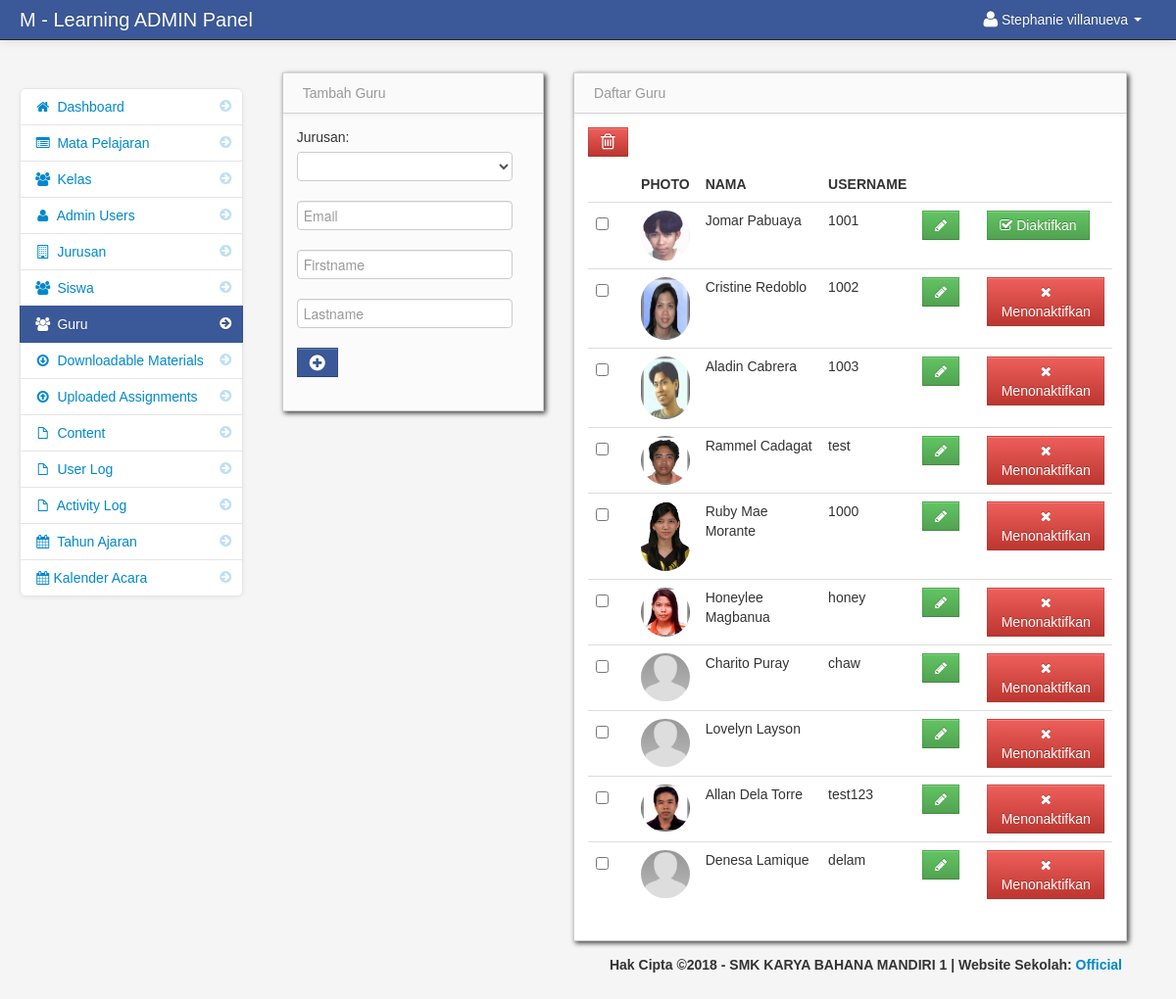
/admin/teachers.php (signed in), run on the app's committed database.
### tables this page shows
CREATE TABLE IF NOT EXISTS `users` (
  `user_id` int(11) NOT NULL AUTO_INCREMENT,
  `username` varchar(100) NOT NULL,
  `password` varchar(100) NOT NULL,
  `firstname` varchar(100) NOT NULL,
  `lastname` varchar(100) NOT NULL,
  PRIMARY KEY (`user_id`)
);

CREATE TABLE IF NOT EXISTS `teacher` (
  `teacher_id` int(11) NOT NULL AUTO_INCREMENT,
  `username` varchar(100) NOT NULL,
  `password` varchar(200) NOT NULL,
  `firstname` varchar(100) NOT NULL,
  `lastname` varchar(100) NOT NULL,
  `department_id` int(11) NOT NULL,
  `location` varchar(200) NOT NULL,
  `about` varchar(500) NOT NULL,
  `teacher_status` varchar(20) NOT NULL,
  `teacher_stat` varchar(100) NOT NULL,
  PRIMARY KEY (`teacher_id`)
);

### admin/session.php (called while the page is built, shortened)
<?php
$session_id=$_SESSION['id'];

### admin/teachers.php (the view, shortened to what this page needs)
<?php include('header.php'); ?>
<?php include('session.php'); ?>
    <body>
		<?php include('navbar.php'); ?>
        <div class="container-fluid">
            <div class="row-fluid">
				<?php include('teacher_sidebar.php'); ?>
				<div class="span3" id="adduser">
				<?php include('add_teacher.php'); ?>
				</div>
                <div class="span6" id="">
                     <div class="row-fluid">
                        <div id="block_bg" class="block">
                            <div class="navbar navbar-inner block-header">
                                <div class="muted pull-left">Daftar Guru</div>
                            </div>
                            <div class="block-content collapse in">
                                <div class="span12">
  									<form action="delete_teacher.php" method="post">
  									<table cellpadding="0" cellspacing="0" border="0" class="table" id="example">
									<a data-toggle="modal" href="#teacher_delete" id="delete"  class="btn btn-danger" name=""><i class="icon-trash icon-large"></i></a>
										<thead>
										    <tr>
                                    <th></th>
                                    <th>Photo</th>
                                    <th>Nama</th>
                                    <th>Username</th>
                                    <th></th>
                                </tr>
										</thead>
										<tbody>
												 <?php
                                    $teacher_query = mysqli_query($db, "select * from teacher") or die(mysqli_error($db));
                                    while ($row = mysqli_fetch_array($teacher_query)) {
                                    $id = $row['teacher_id'];
                                    $teacher_stat = $row['teacher_stat'];
                                        ?>
									<tr>
										<td width="30">
										<input id="optionsCheckbox" class="uniform_on" name="selector[]" type="checkbox" value="<?php echo $id; ?>">
										</td>
                                    <td width="40"><img class="img-circle" src="<?php echo $row['location']; ?>" height="50" width="50"></td>
                                    <td><?php echo $row['firstname'] . " " . $row['lastname']; ?></td>
                                    <td><?php echo $row['username']; ?></td>
									<td width="50"><a href="edit_teacher.php<?php echo '?id='.$id; ?>" class="btn btn-success"><i class="icon-pencil"></i></a></td>
									<?php if ($teacher_stat == 'Activated' ){ ?>
									<td width="120"><a href="de_activate.php<?php echo '?id='.$id; ?>" class="btn btn-danger"><i class="icon-remove"></i> Menonaktifkan</a></td>
									<?php }else{ ?>
									<td width="120"><a href="edit_teacher.php<?php echo '?id='.$id; ?>" class="btn btn-success"><i class="icon-check"></i> Diaktifkan</a></td>
									<?php } ?>
                                </tr>
                            <?php } ?>
										</tbody>
									</table>
									</form>
                                </div>
                            </div>
                        </div>
                    </div>
                </div>
            </div>
		<?php include('footer.php'); ?>
        </div>
		<?php include('script.php'); ?>
    </body>
</html>

### admin/header.php (shortened to what this page needs)
<!DOCTYPE html>
<html class="no-js">
    <head>
			<link href="bootstrap/css/bootstrap.min.css" rel="stylesheet" media="screen">
			<link href="bootstrap/css/bootstrap-responsive.min.css" rel="stylesheet" media="screen">
			<link href="bootstrap/css/font-awesome.css" rel="stylesheet" media="screen">
			<link href="bootstrap/css/my_style.css" rel="stylesheet" media="screen">
			<link href="vendors/easypiechart/jquery.easy-pie-chart.css" rel="stylesheet" media="screen">
			<link href="assets/styles.css" rel="stylesheet" media="screen">
		<link href="vendors/fullcalendar/fullcalendar.css" rel="stylesheet" media="screen">
		<link href="assets/DT_bootstrap.css" rel="stylesheet" media="screen">
		<link href="vendors/jGrowl/jquery.jgrowl.css" rel="stylesheet" media="screen">
		<link rel="stylesheet" type="text/css" href="vendors/bootstrap-wysihtml5/src/bootstrap-wysihtml5.css"></link>
    </head>

### admin/navbar.php (shortened to what this page needs)
<div class="navbar navbar-fixed-top navbar-inverse">
          <div class="navbar-inner">
              <div class="container-fluid">
                  <span class="brand" href="#">M - Learning ADMIN Panel</span>
                  <div class="nav-collapse collapse">
                      <ul class="nav pull-right">
				<?php $query= mysqli_query($db, "select * from users where user_id = '$session_id'")or die(mysqli_error($db));
						$row = mysqli_fetch_array($query);
				?>
                          <li class="dropdown">
                              <a href="#" role="button" class="dropdown-toggle" data-toggle="dropdown"> <i class="icon-user icon-large"></i><?php echo $row['firstname']." ".$row['lastname'];  ?> <i class="caret"></i>
                              </a>
                          </li>
                      </ul>
                  </div>
              </div>
          </div>
      </div>

### admin/teacher_sidebar.php
<div class="span3" id="sidebar">
               <ul class="nav nav-list bs-docs-sidenav nav-collapse collapse">
                   <li> <a href="dashboard.php"><i class="icon-chevron-right"></i><i class="icon-home"></i>&nbsp;Dashboard</a> </li>
	<li>
                       <a href="subjects.php"><i class="icon-chevron-right"></i><i class="icon-list-alt"></i> Mata Pelajaran</a>
                   </li>
	<li>
                       <a href="class.php"><i class="icon-chevron-right"></i><i class="icon-group"></i> Kelas</a>
                   </li>
	<li>
                       <a href="admin_user.php"><i class="icon-chevron-right"></i><i class="icon-user"></i> Admin Users</a>
                   </li>
	<li>
                       <a href="department.php"><i class="icon-chevron-right"></i><i class="icon-building"></i> Jurusan</a>
                   </li>
	<li>
                       <a href="students.php"><i class="icon-chevron-right"></i><i class="icon-group"></i> Siswa</a>
                   </li>
	<li  class="active">
                       <a href="teachers.php"><i class="icon-chevron-right"></i><i class="icon-group"></i> Guru</a>
                   </li>
	<li>
                       <a href="downloadable.php"><i class="icon-chevron-right"></i><i class="icon-download"></i> Downloadable Materials</a>
                   </li>
	<li>
                       <a href="assignment.php"><i class="icon-chevron-right"></i><i class="icon-upload"></i> Uploaded Assignments</a>
                   </li>
	<li>
                       <a href="content.php"><i class="icon-chevron-right"></i><i class="icon-file"></i> Content</a>
                   </li>
	<li>
                       <a href="user_log.php"><i class="icon-chevron-right"></i><i class="icon-file"></i> User Log</a>
                   </li>
	<li>
                       <a href="activity_log.php"><i class="icon-chevron-right"></i><i class="icon-file"></i> Activity Log</a>
                   </li>
	<li>
                       <a href="school_year.php"><i class="icon-chevron-right"></i><i class="icon-calendar"></i> Tahun Ajaran</a>
                   </li>
	<li class="">
                       <a href="calendar_of_events.php"><i class="icon-chevron-right"></i><i class="icon-calendar"></i>Kalender Acara</a>
                   </li>
               </ul>
           </div>

### admin/add_teacher.php (shortened to what this page needs)
   <div class="row-fluid">
   	<div class="block">
   		<div class="navbar navbar-inner block-header">
   			<div class="muted pull-left">Tambah Guru</div>
   		</div>
   		<div class="block-content collapse in">
   			<div class="span12">
   				<form method="post">
        <div class="control-group">
        	<label>Jurusan:</label>
        	<div class="controls">
        		<select name="department"  class="" required>
        			<option></option>
        			<?php
        			$query = mysqli_query($db, "select * from department order by department_name");
        			while($row = mysqli_fetch_array($query)){
        				?>
        				<option value="<?php echo $row['department_id']; ?>"><?php echo $row['department_name']; ?></option>
        			<?php } ?>
        		</select>
        	</div>
        </div>
        <div class="control-group">
          <div class="controls">
            <input class="input focused" name="email" id="focusedInput" type="email" placeholder = "Email">
          </div>
        </div>
        <div class="control-group">
        	<div class="controls">
        		<input class="input focused" name="firstname" id="focusedInput" type="text" placeholder = "Firstname">
        	</div>
        </div>
        <div class="control-group">
        	<div class="controls">
        		<input class="input focused" name="lastname" id="focusedInput" type="text" placeholder = "Lastname">
        	</div>
        </div>
        <div class="control-group">
        	<div class="controls">
        		<button name="save" class="btn btn-info"><i class="icon-plus-sign icon-large"></i></button>
        	</div>
        </div>
    </form>
</div>
</div>
</div>
</div>

### admin/footer.php (shortened to what this page needs)
<div class="pull-right">
		<footer>
			<p>Hak Cipta &copy;2018 - SMK KARYA BAHANA MANDIRI 1 <span class="divider"> | </span> Website Sekolah: <a href="http://smkkbm.mysch.id/" target="_blank">Official</a> </p>
</div>

### admin/script.php (shortened to what this page needs)
        <link href="vendors/datepicker.css" rel="stylesheet" media="screen">
      <link href="vendors/uniform.default.css" rel="stylesheet" media="screen">
      <link href="vendors/chosen.min.css" rel="stylesheet" media="screen">
<link href="vendors/datepicker.css" rel="stylesheet" media="screen">

### admin/assets/styles.css (style rules this page uses)
body { padding-top: 60px; padding-bottom: 40px; background-color: #f5f5f5; }
.block { background: url("../images/pixel-60fff.png") repeat scroll 0 0 rgba(0, 0, 0, 0) !important; border: 1px solid #ccc; background: white; margin: 1em 0em; border-top: none; -webkit-box-shadow: 2px 2px 5px rgba(0, 0, 6, 0.75); -moz-box-shadow: 2px 2px 5px rgba(0, 0, 6, 0.75); box-shadow: 2px 2px 5px rgba(0, 0, 6, 0.75); }
.block-content { margin: 1em; min-height: .25em; }
.block-header { margin-bottom: 0px; border-right: none; border-left: none; -webkit-border-radius: 0px; -moz-border-radius: 0px; border-radius: 0px; }
.block-header div { padding-top: 10px; }
.bs-docs-sidenav { max-width: 228px; margin: 30px 0 0; padding: 0; background-color: #fff; -webkit-border-radius: 6px; -moz-border-radius: 6px; border-radius: 6px; -webkit-box-shadow: 0 1px 4px rgba(0,0,0,.065); -moz-box-shadow: 0 1px 4px rgba(0,0,0,.065); box-shadow: 0 1px 4px rgba(0,0,0,.065); }
.bs-docs-sidenav > li > a { display: block; width: 190px \9; margin: 0 0 -1px; padding: 8px 14px; border: 1px solid #e5e5e5; }
.bs-docs-sidenav > li:first-child > a { -webkit-border-radius: 6px 6px 0 0; -moz-border-radius: 6px 6px 0 0; border-radius: 6px 6px 0 0; }
.bs-docs-sidenav > li:last-child > a { -webkit-border-radius: 0 0 6px 6px; -moz-border-radius: 0 0 6px 6px; border-radius: 0 0 6px 6px; }
.bs-docs-sidenav > .active > a { position: relative; z-index: 2; padding: 9px 15px; border: 0; text-shadow: 0 1px 0 rgba(0,0,0,.15); -webkit-box-shadow: inset 1px 0 0 rgba(0,0,0,.1), inset -1px 0 0 rgba(0,0,0,.1); -moz-box-shadow: inset 1px 0 0 rgba(0,0,0,.1), inset -1px 0 0 rgba(0,0,0,.1); box-shadow: inset 1px 0 0 rgba(0,0,0,.1), inset -1px 0 0 rgba(0,0,0,.1); }
.bs-docs-sidenav .icon-chevron-right { float: right; margin-top: 2px; margin-right: -6px; opacity: .25; }
.bs-docs-sidenav .active .icon-chevron-right, .bs-docs-sidenav .active a:hover .icon-chevron-right { opacity: 1; }

### data on the page
users: firstname "Stephanie", lastname "villanueva"
teacher: location (picture), firstname "Jomar", lastname "Pabuaya", username "1001"
teacher: location (picture), firstname "Cristine", lastname "Redoblo", username "1002"
teacher: location (picture), firstname "Aladin", lastname "Cabrera", username "1003"
teacher: location (picture), firstname "Rammel", lastname "Cadagat", username "test"
teacher: location (picture), firstname "Ruby Mae", lastname "Morante", username "1000"
teacher: location (picture), firstname "Honeylee", lastname "Magbanua", username "honey"
teacher: location (placeholder picture), firstname "Charito", lastname "Puray", username "chaw"
teacher: location (placeholder picture), firstname "Lovelyn", lastname "Layson"
teacher: location (picture), firstname "Allan", lastname "Dela Torre", username "test123"
teacher: location (placeholder picture), firstname "Denesa", lastname "Lamique", username "delam"
